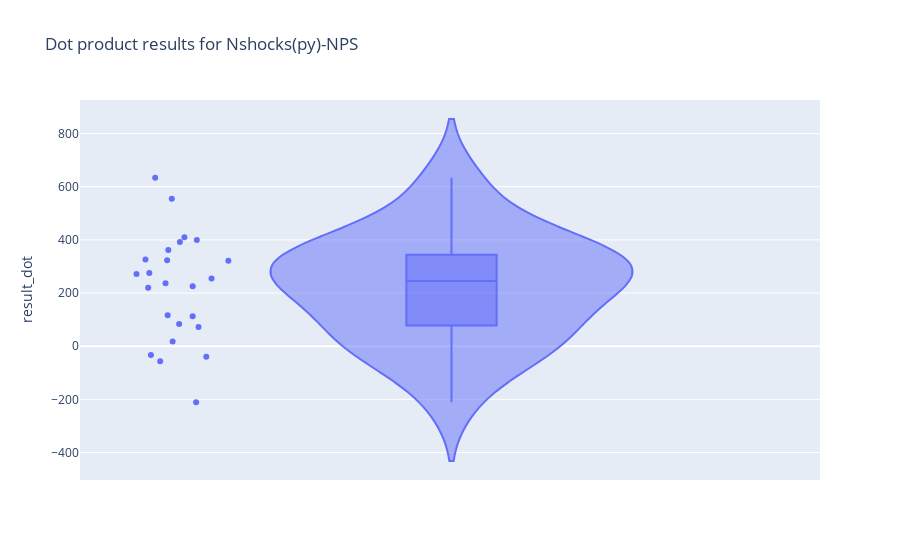

The notebook cell this image was saved under:
### Code cell
import plotly.express as px

fig = px.violin(df_res, y='result_dot', box=True, # draw box plot inside the violin
                points='all', # can be 'outliers', or False
                title='Dot product results for Nshocks(py)-NPS'
               )
fig.show()

### Figure 1 — Plotly figure (JSON) as saved in the notebook; plotly's stock layout.template omitted (floating-point values rounded to 4 significant figures)
{"data": [{"alignmentgroup": "True", "box": {"visible": true}, "hovertemplate": "result_dot=%{y}<extra></extra>", "legendgroup": "", "marker": {"color": "#636efa"}, "name": "", "offsetgroup": "", "orientation": "v", "points": "all", "scalegroup": "True", "showlegend": false, "type": "violin", "x0": " ", "xaxis": "x", "y": [72.67, 633.8, -39.75, -210.9, 236.6, 399.3, 271.3, 83.89, 17.66, 113.1, 326.3, 323.8, 275.6, 225.7, 391.7, 362.1, 219.5, 254.4, 321.4, 410.2, -56.54, -33.45, 555.0, 116.7], "y0": " ", "yaxis": "y"}], "layout": {"legend": {"tracegroupgap": 0}, "title": {"text": "Dot product results for Nshocks(py)-NPS"}, "violinmode": "group", "xaxis": {"anchor": "y", "domain": [0, 1]}, "yaxis": {"anchor": "x", "domain": [0, 1], "title": {"text": "result_dot"}}}}
